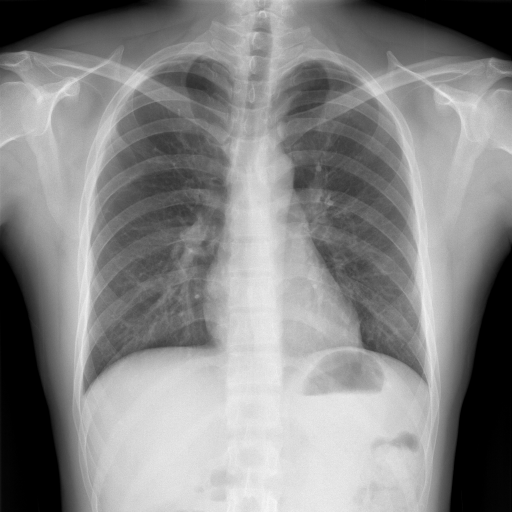
#> input picture data/raw/updated dataset/external_test/health/health_00000.png, 512 x 512 px, found by its file name; its folder holds only this picture in this run
$ python xray_RIO_extraction.py
#> lines starting #> are read from the running program, lines starting #| are printed output that depends on the picture; after the words box and inside, x2 and y2 are one past the last pixel; in counts of white or black regions, pixels touching at a corner belong together
#> in process_split, image is the input picture: shape (512, 512); min 0, max 246, mean 135.5
import os
import cv2
import numpy as np
from tqdm import tqdm

# -----------------------------
# CONFIG
# -----------------------------
IMG_SIZE = 224

# -----------------------------
# UPDATED PATHS
# -----------------------------

# INPUT IMAGES = OUTPUT OF STAGE 1
BASE_IMG = r"G:\Ai-CDD\data\preprocessed\stage1"

# INPUT MASKS = OUTPUT OF STAGE 3 MASK CLEANING
BASE_MASK = r"G:\Ai-CDD\data\preprocessed\stage3"

# OUTPUT = FINAL ROI DATASET
BASE_OUT = r"G:\Ai-CDD\data\preprocessed\stage4"

# -----------------------------
# DEBUG
# -----------------------------
DEBUG_DIR = r"G:\Ai-CDD\src\debug_stage4"
os.makedirs(DEBUG_DIR, exist_ok=True)

# -----------------------------
# VALID EXTENSIONS
# -----------------------------
VALID_EXT = (
    ".png",
    ".jpg",
    ".jpeg",
    ".bmp"
)

# -----------------------------
# ROI FUNCTION
# -----------------------------
def extract_lung_roi(image, mask):

    # -------------------------
    # MATCH SIZE
    # -------------------------
    if image.shape != mask.shape:
        mask = cv2.resize(
            mask,
            (image.shape[1], image.shape[0]),
            interpolation=cv2.INTER_NEAREST
        )

    # -------------------------
    # BINARIZE MASK
    # -------------------------
    mask = (mask > 127).astype(np.uint8)
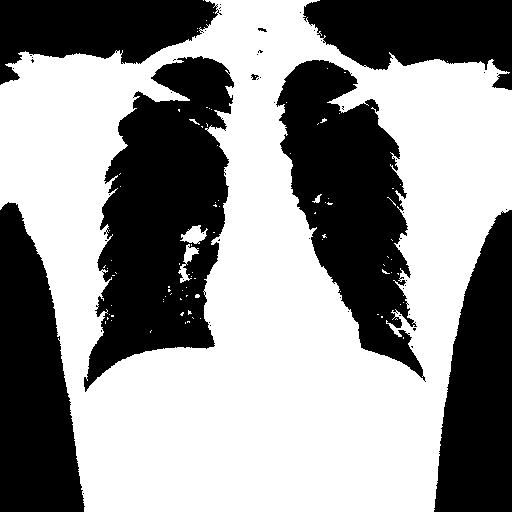
#> mask: shape (512, 512); values 0 (black) and 1 (white), 57% white; 53 black regions (45 under 20 px), largest, box (x1, y1, x2, y2) and area: (84, 56, 234, 392) 29880, (276, 60, 426, 382) 23879, (0, 202, 85, 512) 18166

    # -------------------------
    # APPLY MASK
    # -------------------------
    lung = image * mask
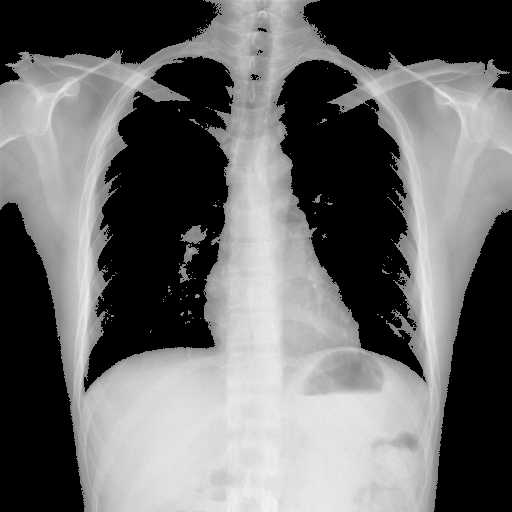
#> lung: shape (512, 512); min 0, max 246, mean 105.6

    # -------------------------
    # FIND BOUNDING BOX
    # -------------------------
    coords = cv2.findNonZero(mask)
#> coords = contour of 149431 points, box (x1, y1, x2, y2) (0, 0, 512, 512), area 31730

    # fallback if mask empty
    if coords is None:

        resized = cv2.resize(
            image,
            (IMG_SIZE, IMG_SIZE)
        )

        return resized, False

    x, y, w, h = cv2.boundingRect(coords)
#> x = 0; y = 0; w = 512; h = 512

    # -------------------------
    # SAFETY CHECK
    # -------------------------
    if w < 20 or h < 20:

        resized = cv2.resize(
            image,
            (IMG_SIZE, IMG_SIZE)
        )

        return resized, False

    # -------------------------
    # ADD SMALL PADDING
    # -------------------------
    pad = 10

    x1 = max(x - pad, 0)
#> x1 = 0
    y1 = max(y - pad, 0)
#> y1 = 0

    x2 = min(x + w + pad, image.shape[1])
#> x2 = 512
    y2 = min(y + h + pad, image.shape[0])
#> y2 = 512

    # -------------------------
    # CROP ROI
    # -------------------------
    cropped = lung[y1:y2, x1:x2]

    # -------------------------
    # FINAL RESIZE
    # -------------------------
    cropped = cv2.resize(
        cropped,
        (IMG_SIZE, IMG_SIZE),
        interpolation=cv2.INTER_AREA
    )

    return cropped, True


# -----------------------------
# PROCESS
# -----------------------------
def process_split(split):

    # -----------------------------
    # UPDATED CLASSES
    # -----------------------------
    for class_name in [
        "health",
        "sick",
        "tb"
    ]:

        img_dir = os.path.join(
            BASE_IMG,
            split,
            class_name
        )

        mask_dir = os.path.join(
            BASE_MASK,
            split,
            class_name
        )

        out_dir = os.path.join(
            BASE_OUT,
            split,
            class_name
        )

        if not os.path.exists(img_dir):
            print(f"❌ Missing image dir: {img_dir}")
            continue

        if not os.path.exists(mask_dir):
            print(f"❌ Missing mask dir: {mask_dir}")
            continue

        os.makedirs(out_dir, exist_ok=True)

        files = [
            f for f in os.listdir(img_dir)
            if f.lower().endswith(VALID_EXT)
        ]

        processed = 0
        skipped = 0
        weak_masks = 0

        for i, file in enumerate(
            tqdm(files, desc=f"{split}/{class_name}")
        ):

            img_path = os.path.join(img_dir, file)
            mask_path = os.path.join(mask_dir, file)

            # -------------------------
            # CHECK MASK EXISTS
            # -------------------------
            if not os.path.exists(mask_path):
                skipped += 1
                continue

            # -------------------------
            # READ IMAGE
            # -------------------------
            image = cv2.imread(
                img_path,
                cv2.IMREAD_GRAYSCALE
            )

            mask = cv2.imread(
                mask_path,
                cv2.IMREAD_GRAYSCALE
            )

            if image is None or mask is None:
                skipped += 1
                continue

            # -------------------------
            # EXTRACT ROI
            # -------------------------
            roi, valid = extract_lung_roi(
                image,
                mask
            )
#> valid = True

            if not valid:
                weak_masks += 1

            # -------------------------
            # SAVE ROI
            # -------------------------
            out_path = os.path.join(
                out_dir,
                file
            )

            success = cv2.imwrite(
                out_path,
                roi
            )

            if not success:
                skipped += 1
                continue

            processed += 1

            # -------------------------
            # DEBUG SAVE
            # -------------------------
            if i < 20:

                debug_mask = cv2.resize(
                    mask,
                    (image.shape[1], image.shape[0])
                )

                debug_mask = (
                    (debug_mask > 127)
                    .astype(np.uint8) * 255
                )

                masked = image * (
                    debug_mask // 255
                )

                debug_roi = cv2.resize(
                    roi,
                    (image.shape[1], image.shape[0])
                )

                combined = np.hstack([
                    image,
                    debug_mask,
                    masked,
                    debug_roi
                ])
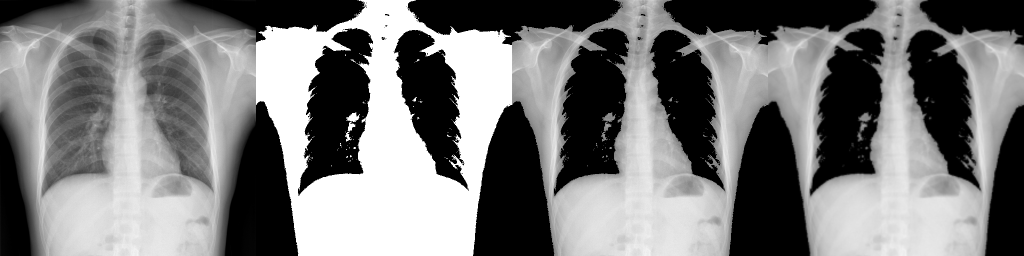
#> combined: shape (512, 2048) (shown at 1/2 size); min 0, max 255, mean 123

                debug_path = os.path.join(
                    DEBUG_DIR,
                    f"{split}_{class_name}_{i}.png"
                )

                cv2.imwrite(
                    debug_path,
                    combined
                )

        # -------------------------
        # SUMMARY
        # -------------------------
        print(f"\n✅ {split}/{class_name}")
        print(f"✔ ROI Saved: {processed}")
        print(f"⚠️ Weak Masks: {weak_masks}")
        print(f"❌ Skipped: {skipped}")
        print("-" * 50)


# -----------------------------
# RUN
# -----------------------------
for split in [
    "train",
    "val",
    "internal_test",
    "external_test"
]:
    process_split(split)

print("\n🎯 Stage 4 ROI extraction complete")
